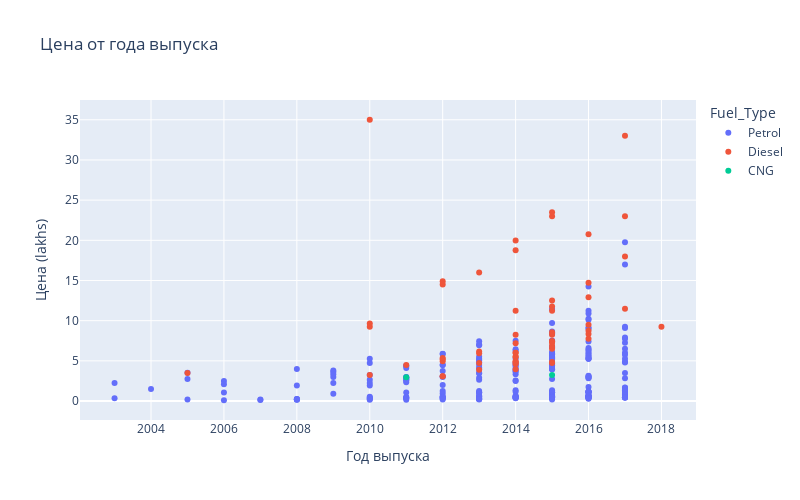

Notebook cell for this chart:
### Markdown cell above
### 7. График 2 - цена и год выпуска

### Code cell
fig = px.scatter(
    df,
    x="Year",
    y="Selling_Price",
    color="Fuel_Type",
    title="Цена от года выпуска",
    labels={"Selling_Price": "Цена (lakhs)", "Year": "Год выпуска"},
    width=800, height=500
)
fig.show()

plt.figure(figsize=(8,5))
for fuel_type, group in df.groupby("Fuel_Type"):
    plt.scatter(group["Year"], group["Selling_Price"], label=fuel_type, alpha=0.7)

plt.xlabel("Год выпуска")
plt.ylabel("Цена (lakhs)")
plt.title("Цена от года выпуска")
plt.legend()
plt.grid(True)

plt.savefig("цена_и_год.png") 
plt.close()

print("Вывод: Исходя из графика можно сделать вывод, что машины имеющие дизельный двигатель внутреннего сгорания стоят дороже, нежели машины на природном газе и машины на бензине. Также по графику видно, что чем новее машина, тем она дороже")

### Figure 1 — Plotly figure (JSON) as saved in the notebook; plotly's stock layout.template omitted (floating-point values rounded to 4 significant figures; data arrays with more than 128 entries replaced by an {"elided": "..."} marker saying what was removed)
{"data": [{"hovertemplate": "Fuel_Type=Petrol<br>Год выпуска=%{x}<br>Цена (lakhs)=%{y}<extra></extra>", "legendgroup": "Petrol", "marker": {"color": "#636efa", "symbol": "circle"}, "mode": "markers", "name": "Petrol", "orientation": "v", "showlegend": true, "type": "scatter", "x": {"elided": "239 int values"}, "xaxis": "x", "y": {"elided": "239 float values"}, "yaxis": "y"}, {"hovertemplate": "Fuel_Type=Diesel<br>Год выпуска=%{x}<br>Цена (lakhs)=%{y}<extra></extra>", "legendgroup": "Diesel", "marker": {"color": "#EF553B", "symbol": "circle"}, "mode": "markers", "name": "Diesel", "orientation": "v", "showlegend": true, "type": "scatter", "x": [2013, 2014, 2018, 2015, 2016, 2015, 2015, 2016, 2015, 2015, 2012, 2014, 2014, 2014, 2014, 2012, 2015, 2017, 2013, 2014, 2014, 2015, 2017, 2014, 2010, 2014, 2011, 2014, 2012, 2016, 2015, 2017, 2015, 2005, 2010, 2014, 2016, 2010, 2010, 2015, 2015, 2014, 2015, 2012, 2012, 2013, 2013, 2015, 2012, 2013, 2012, 2016, 2014, 2016, 2014, 2015, 2016, 2017], "xaxis": "x", "y": [4.75, 4.6, 9.25, 6.5, 8.75, 7.45, 6.85, 7.75, 7.25, 7.45, 3.1, 4.95, 6.0, 5.5, 5.5, 14.9, 23.0, 18.0, 16.0, 19.99, 18.75, 23.5, 33.0, 4.75, 9.25, 3.95, 4.5, 4.9, 14.5, 14.73, 4.75, 23.0, 12.5, 3.49, 35.0, 11.25, 20.75, 9.65, 3.25, 4.85, 11.75, 6.0, 8.25, 4.95, 3.1, 6.15, 3.9, 11.25, 5.35, 5.95, 5.2, 12.9, 7.2, 8.35, 8.25, 8.55, 9.5, 11.5], "yaxis": "y"}, {"hovertemplate": "Fuel_Type=CNG<br>Год выпуска=%{x}<br>Цена (lakhs)=%{y}<extra></extra>", "legendgroup": "CNG", "marker": {"color": "#00cc96", "symbol": "circle"}, "mode": "markers", "name": "CNG", "orientation": "v", "showlegend": true, "type": "scatter", "x": [2015, 2011], "xaxis": "x", "y": [3.25, 2.95], "yaxis": "y"}], "layout": {"height": 500, "legend": {"title": {"text": "Fuel_Type"}, "tracegroupgap": 0}, "title": {"text": "Цена от года выпуска"}, "width": 800, "xaxis": {"anchor": "y", "domain": [0, 1], "title": {"text": "Год выпуска"}}, "yaxis": {"anchor": "x", "domain": [0, 1], "title": {"text": "Цена (lakhs)"}}}}
